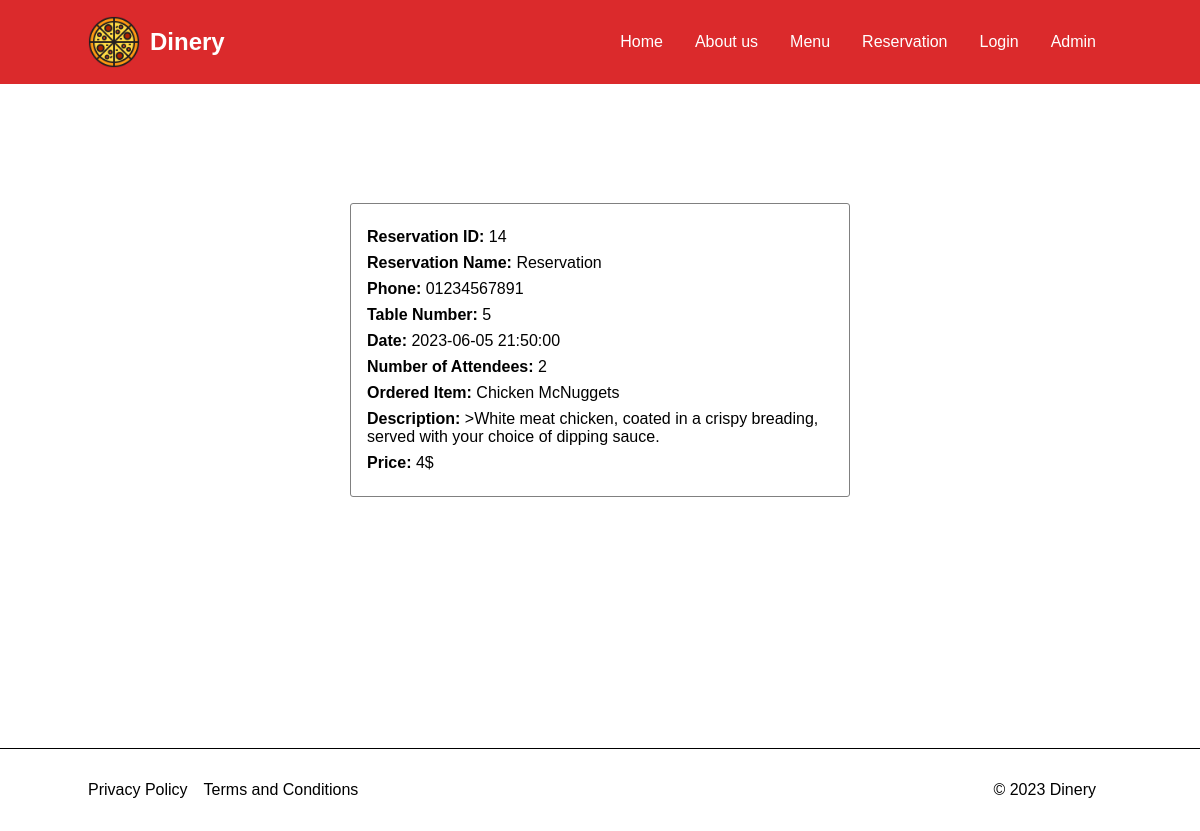
The page /single_reservation.php?id=14 on the database its author committed.
### tables this page shows
CREATE TABLE `orders` (
  `id` int(11) NOT NULL,
  `reservation_id` int(11) NOT NULL,
  `item_id` int(11) NOT NULL
);

CREATE TABLE `reservation` (
  `id` int(11) NOT NULL,
  `customer_id` int(11) NOT NULL,
  `reservation_name` varchar(255) NOT NULL,
  `phone` varchar(255) NOT NULL,
  `table_number` int(11) NOT NULL,
  `reservation_date` datetime NOT NULL,
  `num_of_attendees` int(11) NOT NULL
);

CREATE TABLE `item` (
  `id` int(11) NOT NULL,
  `name` varchar(255) NOT NULL,
  `description` text NOT NULL,
  `price` int(11) NOT NULL,
  `category` varchar(255) NOT NULL,
  `image` varchar(255) NOT NULL
);

### single_reservation.php (the view)
<?php require 'header.php';
$reservation_id = $_GET['id'];
$sql = "SELECT o.*, r.*, i.*
        FROM orders o
        INNER JOIN reservation r ON o.reservation_id = r.id
        INNER JOIN item i ON o.item_id = i.id
        WHERE o.reservation_id = $reservation_id";
$result = mysqli_query($conn, $sql);
?>
<section class="table-section max-width">
  <div class="reservation_details">
    <div>
      <?php
      if (mysqli_num_rows($result) > 0) {
        while ($row = mysqli_fetch_assoc($result)) { ?>
          <p>Reservation ID: <span><?php echo $row['reservation_id'] ?></span></p>
          <p>Reservation Name: <span><?php echo $row['reservation_name'] ?></span></p>
          <p>Phone: <span><?php echo $row['phone'] ?></span></p>
          <p>Table Number: <span><?php echo $row['table_number'] ?></span></p>
          <p>Date: <span><?php echo $row['reservation_date'] ?></span></p>
          <p>Number of Attendees: <span><?php echo $row['num_of_attendees'] ?></span></p>
          <p>Ordered Item: <span><?php echo $row['name'] ?></span></p>
          <p>Description: <span>><?php echo $row['description'] ?></span></p>
          <p>Price: <span><?php echo $row['price'] ?>$</span></p>
      <?php }
      } ?>
    </div>
  </div>
</section>
<?php require 'footer.php'; ?>

### Styles/style.css (style rules this page uses)
:root { --red: #db2a2c; --white: #fff; --green: #8bb457; --roboto: 'Roboto', sans-serif; }
* { margin: 0; padding: 0; box-sizing: border-box; font-family: sans-serif; scroll-behavior: smooth; }
.table-section { display: flex; justify-content: center; align-items: center; height: calc(100vh - 131px); min-height: 43.75rem; }
.reservation_details { max-width: 500px; border: 1px solid gray; padding: 1rem; border-radius: 3px; }
.reservation_details p { margin: 0.5rem 0; font-weight: bold; }
.reservation_details span { font-weight: 500; }

### rows shown on the page
orders: reservation "14", reservation.reservation_name "Reservation", reservation.phone "01234567891", reservation.table_number "5", reservation.reservation_date "2023-06-05 21:50:00", reservation.num_of_attendees "2", item.name "Chicken McNuggets", item.description "White meat chicken, coated in a crispy breading, served with your choice of dipping sauce.", item.price "4"
